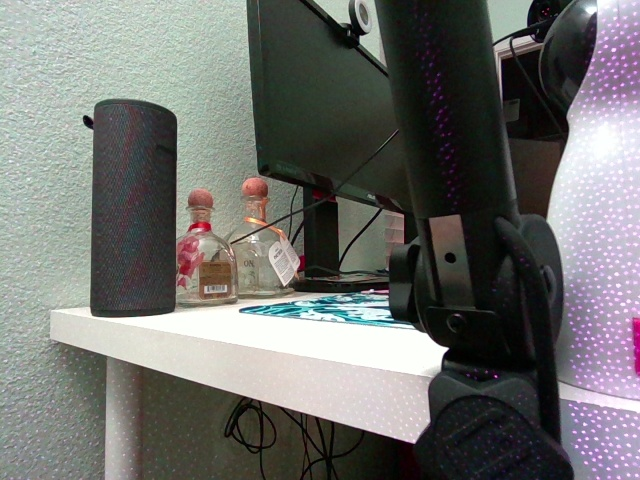
#> input picture test/testdata/default.jpg, 640 x 480 px, found by its file name
$ jupyter execute --allow-errors camera_tuning.ipynb   (older library calls are emulated)
#> lines starting #> are read from the running program, lines starting #| are printed output that depends on the picture
[cell 1]
# import the necessary packages
from skimage.metrics import structural_similarity as ssim
import matplotlib.pyplot as plt
import numpy as np
import cv2

[cell 2]
imageA = cv2.imread('default.jpg')
#> imageA is the input picture: shape (480, 640, 3); mean B, G, R 110.1, 112.5, 112
imageB = cv2.imread('data_lamp_default.jpg')
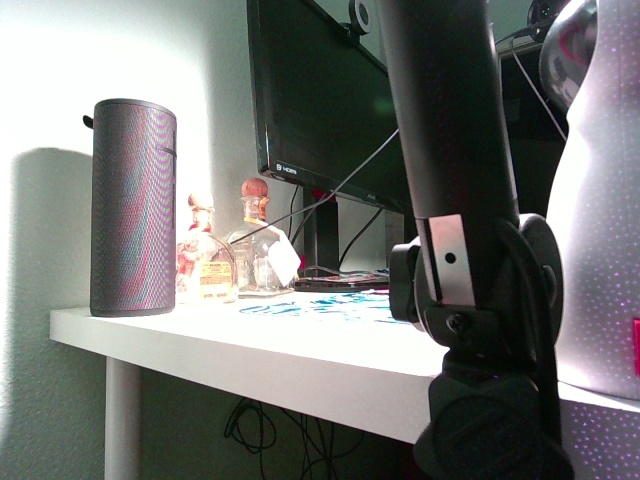
#> input picture test/testdata/data_lamp_default.jpg, 640 x 480 px, found by its file name
#> imageB is the input picture: shape (480, 640, 3); mean B, G, R 115.6, 118.1, 116.7
imageC = cv2.imread('config-1.jpg')
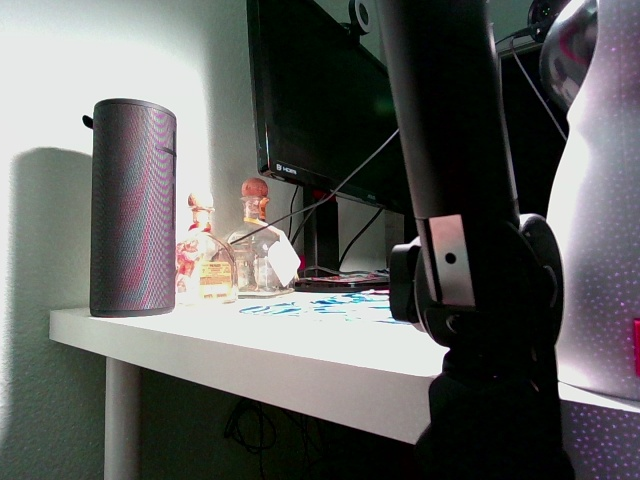
#> input picture test/testdata/config-1.jpg, 640 x 480 px, found by its file name
#> imageC is the input picture: shape (480, 640, 3); mean B, G, R 93.3, 95.4, 94.8
imageD = cv2.imread('config-2.jpg')
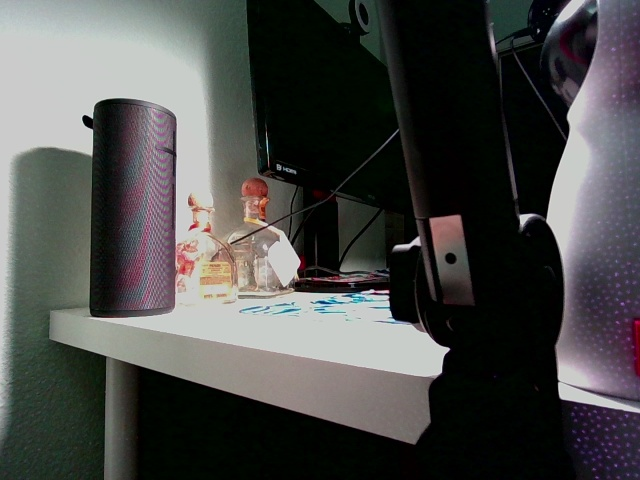
#> input picture test/testdata/config-2.jpg, 640 x 480 px, found by its file name
#> imageD is the input picture: shape (480, 640, 3); mean B, G, R 73.1, 74.7, 74.3
imageE = cv2.imread('config-3.jpg')
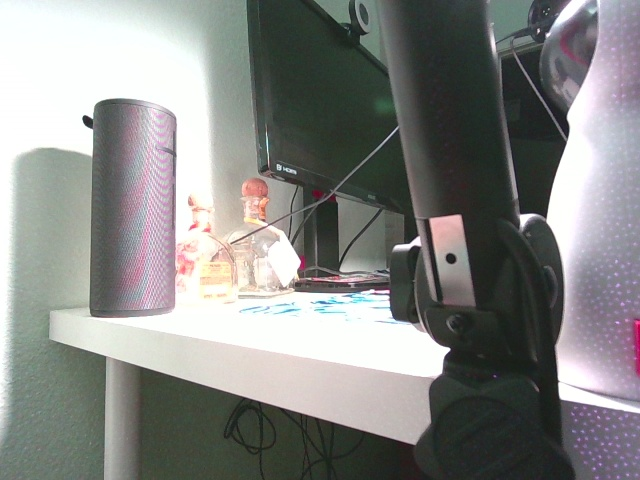
#> input picture test/testdata/config-3.jpg, 640 x 480 px, found by its file name
#> imageE is the input picture: shape (480, 640, 3); mean B, G, R 132.8, 135.1, 134.2
imageF = cv2.imread('config-4.jpg')
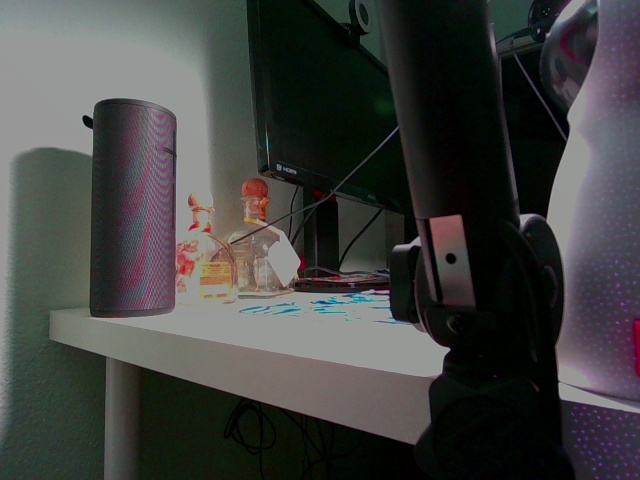
#> input picture test/testdata/config-4.jpg, 640 x 480 px, found by its file name
#> imageF is the input picture: shape (480, 640, 3); mean B, G, R 63.6, 65.7, 64.7
imageG = cv2.imread('config-5.jpg')

[cell 3]
def calculate_mse(imageA, imageB):
    # the 'Mean Squared Error' between the two images is the
    # sum of the squared difference between the two images;
    # NOTE: Two images have the same dimension
    error = np.sum((imageA.astype("float") - imageB.astype("float")) ** 2)
    error /= float(imageA.shape[0] * imageA.shape[1])

    # return the MSE, the lower the error, the more "similar" the two images are
    return error

[cell 4]
ssim(imageA, imageB, multichannel=True)
#> Out = 0.568

[cell 5]
ssim(imageA, imageC, multichannel=True)
#> Out = 0.407

[cell 6]
ssim(imageA, imageD, multichannel=True)
#> Out = 0.336

[cell 7]
ssim(imageA, imageE, multichannel=True)
#> Out = 0.536

[cell 8]
ssim(imageA, imageF, multichannel=True)
#> Out = 0.404

#> (a cell that did not finish here is left out)

[cell 10]
def compare_images(imageA, imageB):
    # compute the mean squared error and structural similarity
    # index for the images
    m = calculate_mse(imageA, imageB)
#> in calculate_mse, `error = np.sum((imageA.astype("float") - imageB.astype("float")) ** 2)`: error = 2.19e+09
#> in calculate_mse, `error /= float(imageA.shape[0] * imageA.shape[1])`: error = 7141.5
#> m = 7141.5
    s = ssim(imageA, imageB, multichannel=True)
#> s = 0.568
    # setup the figure
    fig = plt.figure()
    plt.suptitle("SSIM: %.3f, MSE: %.2f" % (s, m))
    # show first image
    ax = fig.add_subplot(1, 2, 1)
    plt.imshow(imageA, cmap = plt.cm.gray)
    plt.axis("off")
    # show the second image
    ax = fig.add_subplot(1, 2, 2)
    plt.imshow(imageB, cmap = plt.cm.gray)
    plt.axis("off")
    # show the images
    plt.show()
#> figure, not shown here; B, G, R data is drawn as R, G, B

[cell 11]
compare_images(imageA, imageB)

[cell 12]
compare_images(imageA, imageC)

[cell 13]
compare_images(imageA, imageD)

[cell 14]
compare_images(imageA, imageE)

[cell 15]
compare_images(imageA, imageF)
